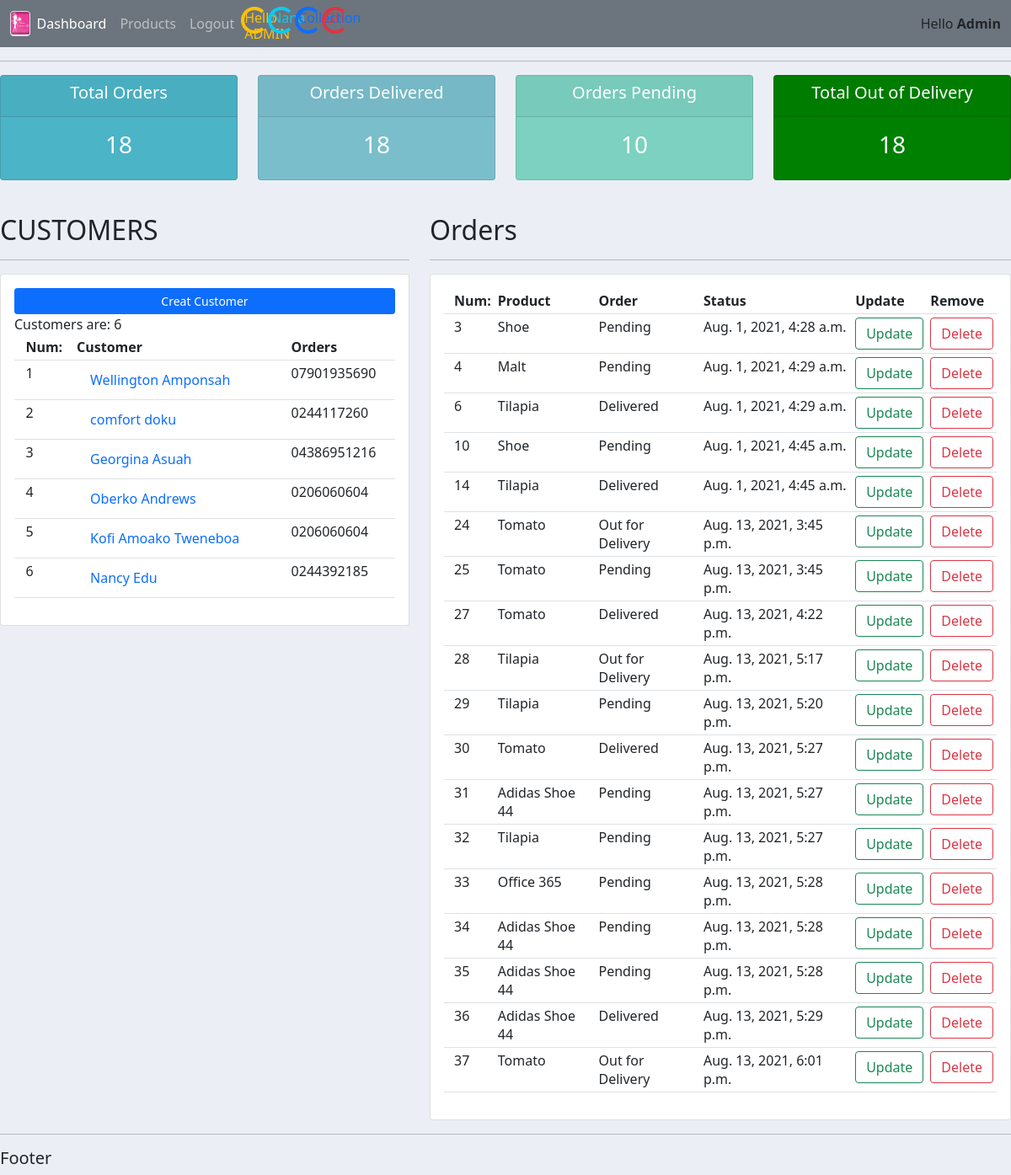
The app's page / (signed in) with its own data.
### accounts/models.py (models this page shows, shortened)
class Customer(models.Model):
    MY_TITLE =(
        ('mr','Mr'),
        ('mrs','Mrs'),
        ('dr','Dr'),
    )
    title =models.CharField(max_length=20, choices = MY_TITLE)
    first_name = models.CharField(max_length =30, null=True)
    last_name = models.CharField(max_length =50, null= True)
    user =models.OneToOneField(User, null= True, on_delete=models.CASCADE)
    phone = models.CharField(max_length= 12, null=True)
    email = models.EmailField(max_length=50, null=True)
    date_created = models.DateTimeField(auto_now_add=True)

class Order(models.Model):
    STATUS =(
        ('Pending','Pending'),
        ('Out for Delivery','Out for Delivery'),
        ('Delivered','Delivered')
    )
    customer =models.ForeignKey(Customer, on_delete=models.SET_NULL, null =True)
    product = models.ForeignKey(Product, on_delete= models.SET_NULL, null=True)
    status =models.CharField(max_length=20, choices=STATUS)
    date_created =models.DateTimeField(auto_now_add=True, null=True)

class Product(models.Model):
    CATEGORY =(
        ('indoor','Indoor'),
        ('Kitchen','Kitchen'),
        ('outdoor','OutDoor')
    )
    product_name =models.CharField(max_length=50)
    price       = models.FloatField(max_length=10, null=True)
    quantity    = models.IntegerField()
    category    = models.CharField(max_length=20, null= True, choices=CATEGORY)
    description = models.CharField(max_length=200, null=True)
    date_created = models.DateTimeField(auto_now_add=True, null=True)
    tag =models.ManyToManyField(Tag)
    def __str__(self):
        return self.product_name.title()

### accounts/views.py (the view)
# urls.py: path('', views.home, name='home'),
@login_required(login_url='login')
def home(request):
    orders =Order.objects.all()
    customers =Customer.objects.all()
    total_customer =customers.count()
    total_order =orders.count()
    delivered =orders.filter(status ='Delivered').count()
    pend_order =orders.filter(status ='Pending').count()
    out_delivery =orders.filter(status ='Out for Delivery').count()
    context ={'orders': orders, 'customers':customers,'total_customer':total_customer,
    'total_order':total_order, 'delivered':delivered, 'pend_order':pend_order, 'out_delivery':out_delivery}
    return render(request,'accounts/dashboard.html', context)

### accounts/templates/accounts/dashboard.html (shortened to what this page needs)
{% extends 'accounts/main.html' %}
{% block content %}
    {% include 'accounts/status.html' %}
<br>
    <div class='row'>
        <div class='col-md-5'>
            <h2>CUSTOMERS</h2>
            <hr>
            <div class="card card-body">
            <a class="btn btn-primary btn-sm btn-block" href="{% url 'creat_customer' %}">Creat Customer</a>
            <table class="table table-sm">
                <tr>
                    <th></th>
                    <th>Num:</th>
                    <th>Customer</th>
                    <th>Orders</th>
                </tr>
                {% for customer in customers %}
                    <tr>
                        <td></td>
                        <td>{{customer.id}}</td>
                        <td><a class="nav-link" href="{% url 'customers' customer.id %}">{{customer.first_name}} {{customer.last_name}}</td>
                        <td>{{customer.phone}}
                    </tr>
                {% endfor %}
            </table>
            </div>
        </div>
                <div class='col-md-7'>
            <h2>Orders
            </h2>
            <hr>
            <div class="card card-body">
            <table class="table table-sm">
                <tr>
                <th></th>
                <th>Num:</th>
                <th>Product</th>
                <th>Order</th>
                <th>Status</th>
                <th>Update</th>
                <th>Remove</th>
                </tr>
                {% for order in orders %}
                    <tr>
                        <td></td>
                        <td>{{order.id}}</td>
                        <td>{{order.product}}</td>
                        <td>{{order.status}}</td>
                        <td>{{order.date_created}}</td>
                        <td><a class="btn btn-outline-success btn-block" href="{% url 'update_order' order.id %}">Update</a></td>
                        <td><a class="btn btn-outline-danger btn-block" href="{% url 'delete_order' order.id %}">Delete</a></td>
                    </tr>
                {% endfor %}
            </table>
            </div>
        </div>
    </div>
{% endblock content %}

### accounts/templates/accounts/main.html (shortened to what this page needs)
{% load static %}
<html>
<head>
    <link href="https://cdn.jsdelivr.net/npm/bootstrap@5.0.2/dist/css/bootstrap.min.css" rel="stylesheet"
>
    <link rel="stylesheet"  type="text/css" href=" {% static '/css/main.css' %}">
</head>
<body>
    {% include 'accounts/navbar.html' %}
    <hr>
    {% block content %}{% endblock content %}
    <hr>
        <h5>Footer</h5>
</body>
    </html>

### accounts/templates/accounts/navbar.html (shortened to what this page needs)
{% load static %}
<nav class="navbar navbar-expand-sm navbar-dark bg-secondary">
  <div class="container-fluid">
    <img src="{% static '/images/logo2.jpeg' %}"  class="img-fluid img-thumbnail" id="img-logo" />
    <div class="collapse navbar-collapse" id="navbarNavAltMarkup">
      <div class="navbar-nav">
        <a class="nav-link active" aria-current="page" href="{% url 'home' %}">Dashboard</a>
        {% if user.is_authenticated %}
        <a class="nav-link" href="{% url 'products' %}">Products</a>
        <a class="nav-link" href="{% url 'logout' %}">Logout</a>
        <h6 class="spinner-border text-warning">Hello {{user.username|upper}}</h6>
        <h6 class="spinner-border text-info">Nana</h6>
        <h6 class="spinner-border text-primary">Collection</h6>
        <h6 class="spinner-border text-danger">GH</h6>
        {% else %}
        <a class="nav-link" href="{% url 'register' %}">Register<a>
        <a class="nav-link" href="{% url 'login' %}">login</a>
        {% endif %}
      </div>
    </div>
    <span>Hello <b>{{request.user| title }}</b></span>
  </div>
</nav>

### accounts/templates/accounts/status.html
<div class="row">
    <div class="col">
    <div class="col-md">
        <div class="card text-center text-white mb-3" id="total-order">
        <div class="card-header">
        <h5 class="card-title">Total Orders</h5>
        </div>
            <div class="card-body">
            <h3 class="card-title">{{total_order}}</h3>
            </div>
    </div>
    </div>
    </div>
<div class="col">
    <div class="col-md">
        <div class="card text-center text-white mb-3" id="orders-delivered">
        <div class="card-header">
        <h5 class="card-title">Orders Delivered</h5>
        </div>
            <div class="card-body">
            <h3 class="card-title">{{total_order}}</h3>
    </div>
    </div>
    </div>
    </div>
<div class="col">
    <div class="col-md">
        <div class="card text-center text-white mb-3" id="orders-pending">
        <div class="card-header">
        <h5 class="card-title">Orders Pending</h5>
        </div>
            <div class="card-body">
            <h3 class="card-title">{{pend_order}}</h3>
    </div>
    </div>
    </div>
    </div>
    <div class="col">
    <div class="col-md">
        <div class="card text-center text-white mb-3" id="total-removed">
        <div class="card-header">
        <h5 class="card-title">Total Out of Delivery</h5>
        </div>
            <div class="card-body">
            <h3 class="card-title">{{total_order}}</h3>
    </div>
    </div>
    </div>
    </div>
</div>

### static/css/main.css (style rules this page uses)
body { background-color:ebeff5; }
#total-order { background-color:4cb4c7; }
#orders-delivered { background-color:7abecc; }
#orders-pending { background-color:7CD1C0; }
#total-removed { background-color:green; }
#img-logo { height: 30; padding: 0 0 1 0 ; }

### records on screen
Customer: id "1", first_name "Wellington", last_name "Amponsah", phone "07901935690"
Customer: id "2", first_name "comfort", last_name "doku", phone "0244117260"
Customer: id "3", first_name "Georgina", last_name "Asuah", phone "04386951216"
Customer: id "4", first_name "Oberko", last_name "Andrews", phone "0206060604"
Customer: id "5", first_name "Kofi Amoako", last_name "Tweneboa", phone "0206060604"
Customer: id "6", first_name "Nancy", last_name "Edu", phone "0244392185"
Order: id "3", product "Shoe", status "Pending", date_created "Aug. 1, 2021, 4:28 a.m."
Order: id "4", product "Malt", status "Pending", date_created "Aug. 1, 2021, 4:29 a.m."
Order: id "6", product "Tilapia", status "Delivered", date_created "Aug. 1, 2021, 4:29 a.m."
Order: id "10", product "Shoe", status "Pending", date_created "Aug. 1, 2021, 4:45 a.m."
Order: id "14", product "Tilapia", status "Delivered", date_created "Aug. 1, 2021, 4:45 a.m."
Order: id "24", product "Tomato", status "Out for Delivery", date_created "Aug. 13, 2021, 3:45 p.m."
Order: id "25", product "Tomato", status "Pending", date_created "Aug. 13, 2021, 3:45 p.m."
Order: id "27", product "Tomato", status "Delivered", date_created "Aug. 13, 2021, 4:22 p.m."
Order: id "28", product "Tilapia", status "Out for Delivery", date_created "Aug. 13, 2021, 5:17 p.m."
Order: id "29", product "Tilapia", status "Pending", date_created "Aug. 13, 2021, 5:20 p.m."
Order: id "30", product "Tomato", status "Delivered", date_created "Aug. 13, 2021, 5:27 p.m."
Order: id "31", product "Adidas Shoe 44", status "Pending", date_created "Aug. 13, 2021, 5:27 p.m."
Order: id "32", product "Tilapia", status "Pending", date_created "Aug. 13, 2021, 5:27 p.m."
Order: id "33", product "Office 365", status "Pending", date_created "Aug. 13, 2021, 5:28 p.m."
Order: id "34", product "Adidas Shoe 44", status "Pending", date_created "Aug. 13, 2021, 5:28 p.m."
Order: id "35", product "Adidas Shoe 44", status "Pending", date_created "Aug. 13, 2021, 5:28 p.m."
Order: id "36", product "Adidas Shoe 44", status "Delivered", date_created "Aug. 13, 2021, 5:29 p.m."
Order: id "37", product "Tomato", status "Out for Delivery", date_created "Aug. 13, 2021, 6:01 p.m."

### other values on screen
{{ user.username|upper }} "ADMIN"
{{ request.user| title }} "Admin"
{{ total_order }} "18"
{{ pend_order }} "10"
